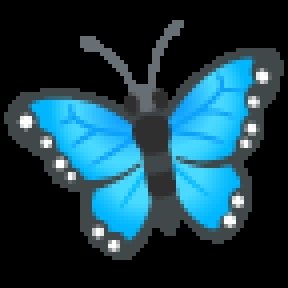
#> input picture backend/src/main/resources/sticker-assets/anim_butterfly.a7e71017.png, 72 x 72 px (shown 4 times larger)
$ python diff_d.py ../../../backend/src/main/resources/sticker-assets/anim_butterfly.a7e71017.png out   (older library calls are emulated)
#> lines starting #> are read from the running program, lines starting #| are printed output that depends on the picture; after the words box and inside, x2 and y2 are one past the last pixel; in counts of white or black regions, pixels touching at a corner belong together
"""D 방식: 사진 한 장으로 틀린그림찾기 자동 생성.

변형 재료는 전부 같은 사진의 픽셀이라 이질감이 적다.
  color  : superpixel 하나의 색상(hue)을 돌림
  remove : 작은 superpixel을 지우고 inpaint로 메움
  clone  : 다른 곳의 패치를 복제해 seamlessClone
  flip   : 원형 패치를 좌우 반전

사용: python diff_d.py <photo> <out_dir> [--count 5] [--level easy|normal|hard] [--seed 7]
"""
import argparse
import json
import os
import random

import cv2
import numpy as np
from skimage.segmentation import slic

LEVELS = {
    #          superpixel 면적 비율 범위         hue 회전   최소 차이(평균 abs)
    "easy":   dict(area=(.004, .015), hue=40, min_diff=24),
    "normal": dict(area=(.002, .008), hue=30, min_diff=18),
    "hard":   dict(area=(.001, .004), hue=22, min_diff=14),
}


def texture(img):
    g = cv2.cvtColor(img, cv2.COLOR_BGR2GRAY).astype(np.float32) / 255
    mag = cv2.magnitude(cv2.Sobel(g, cv2.CV_32F, 1, 0), cv2.Sobel(g, cv2.CV_32F, 0, 1))
    return mag


def objectness(tex, mask):
    """경계가 뚜렷한 영역(= 사물 하나)일수록 색 변경이 자연스럽다. 경계 edge / 내부 edge."""
    k = np.ones((5, 5), np.uint8)
    ring = cv2.dilate(mask, k) - cv2.erode(mask, k)
    inner = cv2.erode(mask, k)
    if inner.sum() == 0:
        return 0
    return tex[ring > 0].mean() / (tex[inner > 0].mean() + 1e-3)


def far_enough(c, used, d):
    return all((c[0] - u[0]) ** 2 + (c[1] - u[1]) ** 2 >= d * d for u in used)


def apply_color(img, mask, p, rng):
    hsv = cv2.cvtColor(img, cv2.COLOR_BGR2HSV).astype(np.int32)
    sel = mask > 0
    if hsv[..., 1][sel].mean() < 40:  # 무채색이면 hue를 돌려도 티가 안 남 → 밝기 변경
        hsv[..., 2][sel] = np.clip(hsv[..., 2][sel] * rng.choice([.72, 1.28]), 0, 255)
    else:
        hsv[..., 0][sel] = (hsv[..., 0][sel] + rng.choice([-1, 1]) * p["hue"] // 2) % 180
    out = cv2.cvtColor(hsv.astype(np.uint8), cv2.COLOR_HSV2BGR)
    return out


def apply_remove(img, mask, p, rng):
    m = cv2.dilate(mask, np.ones((5, 5), np.uint8))
    return cv2.inpaint(img, m, 7, cv2.INPAINT_TELEA)


def apply_clone(img, mask, p, rng, center):
    h, w = img.shape[:2]
    ys, xs = np.where(mask > 0)
    bw, bh = xs.max() - xs.min() + 1, ys.max() - ys.min() + 1
    for _ in range(50):
        sx = rng.randint(0, w - bw - 1)
        sy = rng.randint(0, h - bh - 1)
        if abs(sx - xs.min()) < bw * 2 and abs(sy - ys.min()) < bh * 2:
            continue
        src = img[sy:sy + bh, sx:sx + bw]
        m = mask[ys.min():ys.min() + bh, xs.min():xs.min() + bw]
        try:
            return cv2.seamlessClone(src, img, m, center, cv2.NORMAL_CLONE)
        except cv2.error:
            continue
    return img


def apply_flip(img, mask, p, rng, center):
    ys, xs = np.where(mask > 0)
    r = int(max(xs.max() - xs.min(), ys.max() - ys.min()) * .6)
    h, w = img.shape[:2]
    x0, y0 = max(0, center[0] - r), max(0, center[1] - r)
    x1, y1 = min(w, center[0] + r), min(h, center[1] + r)
    out = img.copy()
    patch = img[y0:y1, x0:x1]
    circ = np.zeros(patch.shape[:2], np.float32)
    cv2.circle(circ, (center[0] - x0, center[1] - y0), r, 1, -1)
    circ = cv2.GaussianBlur(circ, (0, 0), max(r / 8, 1))[..., None]
    out[y0:y1, x0:x1] = (patch * (1 - circ) + cv2.flip(patch, 1) * circ).astype(np.uint8)
    return out


def run(photo, out_dir, count, level, seed):
#> called with out_dir = 'out', count = 5, level = 'normal', seed = 7
    rng = random.Random(seed)
    img = cv2.imread(photo)
#> img is the input picture: shape (72, 72, 3); mean B, G, R 73.2, 60.5, 26
    if img is None:
        raise SystemExit(f"read fail: {photo}")
    h, w = img.shape[:2]
#> h = 72; w = 72
    p = LEVELS[level]
    seg = slic(cv2.cvtColor(img, cv2.COLOR_BGR2RGB), n_segments=400, compactness=12, start_label=0)
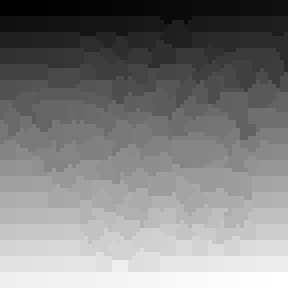
#> seg: shape (72, 72) int64 (shown 4 times larger); min 0, max 278, mean 138.7; drawn with min black and max white
    tex = texture(img)
#> in texture, `mag = cv2.magnitude(cv2.Sobel(g, cv2.CV_32F, 1, 0), cv2.Sobel(g, cv2.C..`:
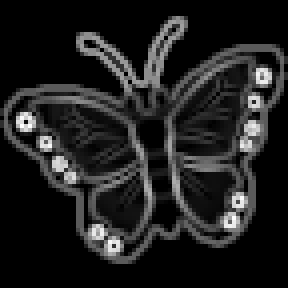
#> mag: shape (72, 72) float32 (shown 4 times larger); min 0, max 3.08, mean 0.389; drawn with min black and max white
    labels = list(range(seg.max() + 1))
#> labels = 279 values from 0 to 278
    rng.shuffle(labels)

    out = img.copy()
    used, diffs = [], []
    kinds = ["color", "remove", "clone", "flip"]
    margin = int(min(h, w) * .03)
#> margin = 2
    min_dist = min(h, w) * .14
#> min_dist = 10.08
    for lab in labels:
        if len(diffs) == count:
            break
        mask = (seg == lab).astype(np.uint8) * 255
        area = mask.sum() / 255 / (h * w)
        if not (p["area"][0] <= area <= p["area"][1]):
            continue
        ys, xs = np.where(mask > 0)
        cx, cy = int(xs.mean()), int(ys.mean())
        if not (margin < cx < w - margin and margin < cy < h - margin):
            continue
        if not far_enough((cx, cy), used, min_dist):
            continue
        kind = kinds[len(diffs) % len(kinds)]
        # remove·flip은 무늬가 있어야 티가 난다
        if kind in ("remove", "flip") and tex[mask > 0].mean() < .08:
            kind = "color"
        if kind == "color" and objectness(tex, mask) < 2.0:
            kind = "remove" if tex[mask > 0].mean() >= .08 else None
        if kind is None:
            continue
        if kind == "color":
            cand = apply_color(out, mask, p, rng)
        elif kind == "remove":
            cand = apply_remove(out, mask, p, rng)
        elif kind == "clone":
            cand = apply_clone(out, mask, p, rng, (cx, cy))
        else:
            cand = apply_flip(out, mask, p, rng, (cx, cy))
        # 실제로 차이가 보이는지 확인 (안 보이는 차이 = 불공정)
        d = cv2.absdiff(cand, out).max(axis=2)
        changed = d > 12
        if changed.sum() == 0 or d[changed].mean() < p["min_diff"]:
            continue
        # 변경 영역이 지정 영역 밖으로 크게 번지면 버림 (seamlessClone 등)
        ys2, xs2 = np.where(changed)
        rr = max(xs2.max() - xs2.min(), ys2.max() - ys2.min()) / 2
        if rr > min_dist * .6:
            continue
        out = cand
        used.append((cx, cy))
        diffs.append(dict(id=len(diffs), kind=kind, cx=float(xs2.mean() / w), cy=float(ys2.mean() / h),
                          r=float((rr + 6) / max(w, h))))
#> this loop made 279 passes
#> (area, cx, cy, rr) on pass 1: (0.00386, 51, 17, 5)
#> (area, cx, cy) on pass 2: (0.00309, 13, 9)
#> pass 1, in run, `mask = (seg == lab).astype(np.uint8) * 255`:
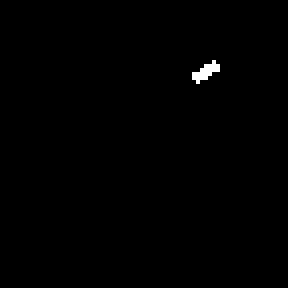
#> mask: shape (72, 72) (shown 4 times larger); 0.39% white in thin lines or dots, all inside (x1, y1, x2, y2) = (48, 15, 55, 21)
#> pass 1, in objectness, `ring = cv2.dilate(mask, k) - cv2.erode(mask, k)`:
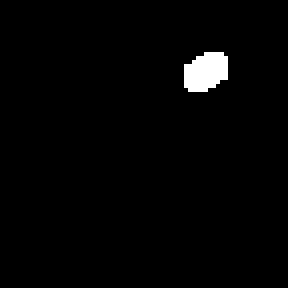
#> ring: shape (72, 72) (shown 4 times larger); 1.7% white; 1 white region, box (x1, y1, x2, y2) and area: (46, 13, 57, 23) 88
#> after the loop, diffs = 2 items; used = [(51, 17), (26, 9)]

    name = os.path.splitext(os.path.basename(photo))[0]
    os.makedirs(out_dir, exist_ok=True)
    base = os.path.join(out_dir, f"{name}_{level}")
    gap = np.full((h, 8, 3), 255, np.uint8)
    cv2.imwrite(base + "_pair.png", np.hstack([img, gap, out]))
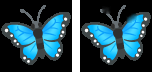
#> saved as anim_butterfly.a7e71017_normal_pair.png: shape (72, 152, 3); mean B, G, R 82.7, 70.7, 37.9
    ans = out.copy()
    for dd in diffs:
        cv2.circle(ans, (int(dd["cx"] * w), int(dd["cy"] * h)), int(dd["r"] * max(w, h)), (0, 0, 255), max(2, w // 300))
#> this loop made 2 passes
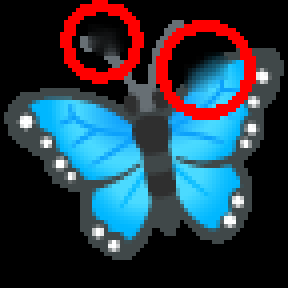
#> ans: shape (72, 72, 3) (shown 4 times larger); mean B, G, R 68.8, 57, 42.8
    cv2.imwrite(base + "_answer.png", np.hstack([img, gap, ans]))
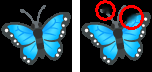
#> saved as anim_butterfly.a7e71017_normal_answer.png: shape (72, 152, 3); mean B, G, R 80.6, 69.1, 46
    cv2.imwrite(base + "_b.png", out)
    with open(base + "_layout.json", "w") as f:
        json.dump(dict(photo=photo, level=level, width=w, height=h, seed=seed, diffs=diffs), f, indent=1)
    return base, [d["kind"] for d in diffs]


if __name__ == "__main__":
    ap = argparse.ArgumentParser()
    ap.add_argument("photo")
    ap.add_argument("out_dir")
    ap.add_argument("--count", type=int, default=5)
    ap.add_argument("--level", default="normal", choices=LEVELS)
    ap.add_argument("--seed", type=int, default=7)
    a = ap.parse_args()
    print(run(a.photo, a.out_dir, a.count, a.level, a.seed))

$ run again, on backend/src/main/resources/sticker-assets/anim_ferris_wheel.ec491ac5.png
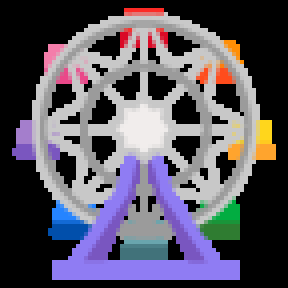
#> input picture backend/src/main/resources/sticker-assets/anim_ferris_wheel.ec491ac5.png, 72 x 72 px (shown 4 times larger)
#> in run, img is the input picture: shape (72, 72, 3); mean B, G, R 97.4, 85.1, 89.5
#> the loop in run, `for lab in labels:` made 253 passes
#> (area, cx, cy, rr) on passes 1, 3: (0.00598, 56, 28, 5.5), (0.00617, 15, 66, 4.5)
#> after the loop in run, `for lab in labels:`: diffs = 2 items; used = [(56, 28), (15, 66)]
#> the loop in run, `for dd in diffs:` made 2 passes
#> in run, `cv2.imwrite(base + "_answer.png", np.hstack([img, gap, ans]))`:
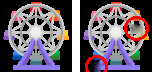
#> saved as anim_ferris_wheel.ec491ac5_normal_answer.png: shape (72, 152, 3); mean B, G, R 102.4, 91.2, 102.9
